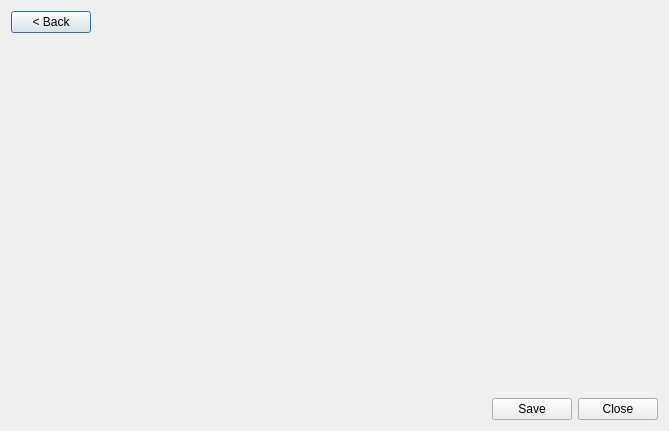
<?xml version="1.0" encoding="UTF-8"?>
<ui version="4.0">
 <class>ApplicationSettingsDialog</class>
 <widget class="QDialog" name="ApplicationSettingsDialog">
  <property name="geometry">
   <rect>
    <x>0</x>
    <y>0</y>
    <width>669</width>
    <height>431</height>
   </rect>
  </property>
  <property name="windowTitle">
   <string>Dialog</string>
  </property>
  <layout class="QVBoxLayout" name="verticalLayout">
   <item>
    <layout class="QHBoxLayout" name="horizontalLayout_2">
     <item>
      <widget class="QPushButton" name="btnBack">
       <property name="sizePolicy">
        <sizepolicy hsizetype="Fixed" vsizetype="Fixed">
         <horstretch>0</horstretch>
         <verstretch>0</verstretch>
        </sizepolicy>
       </property>
       <property name="minimumSize">
        <size>
         <width>80</width>
         <height>0</height>
        </size>
       </property>
       <property name="maximumSize">
        <size>
         <width>80</width>
         <height>16777215</height>
        </size>
       </property>
       <property name="text">
        <string>&lt; Back</string>
       </property>
      </widget>
     </item>
     <item>
      <spacer name="horizontalSpacer_2">
       <property name="orientation">
        <enum>Qt::Horizontal</enum>
       </property>
       <property name="sizeHint" stdset="0">
        <size>
         <width>40</width>
         <height>20</height>
        </size>
       </property>
      </spacer>
     </item>
    </layout>
   </item>
   <item>
    <widget class="QStackedWidget" name="panes">
     <property name="currentIndex">
      <number>-1</number>
     </property>
    </widget>
   </item>
   <item>
    <layout class="QHBoxLayout" name="horizontalLayout">
     <item>
      <spacer name="horizontalSpacer">
       <property name="orientation">
        <enum>Qt::Horizontal</enum>
       </property>
       <property name="sizeHint" stdset="0">
        <size>
         <width>40</width>
         <height>20</height>
        </size>
       </property>
      </spacer>
     </item>
     <item>
      <widget class="QPushButton" name="btnSave">
       <property name="text">
        <string>Save</string>
       </property>
      </widget>
     </item>
     <item>
      <widget class="QPushButton" name="btnClose">
       <property name="text">
        <string>Close</string>
       </property>
      </widget>
     </item>
    </layout>
   </item>
  </layout>
 </widget>
 <resources/>
 <connections/>
</ui>
